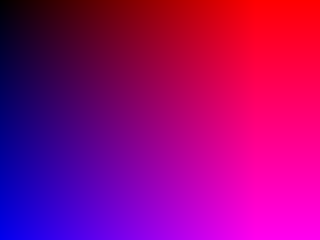
Frame 1 (no input)
Frame 2 (the mouse pressed at the canvas centre, redrawn once): identical to frame 1, image omitted

The p5.js sketch that drew this single still picture (run headless with seeded random() and noise() and a simulated clock; the mouse was pressed at the canvas centre and the sketch redrawn once):

// p5.js sketch
// ── sketch.js
function setup() {
  createCanvas(320, 240);
}

function draw() {
  let yoff = 0;

  loadPixels();
  for (let y = 0; y < height; y++) {
    for (let x = 0; x < width; x++) {
      let index = (x + y * width) * 4;
      pixels[index + 0] = x; // red value
      pixels[index + 1] = 0; // green value
      pixels[index + 2] = y; // blue value
      pixels[index + 3] = 255; // alpha value

    }
  }
  updatePixels();

  noLoop();
}
